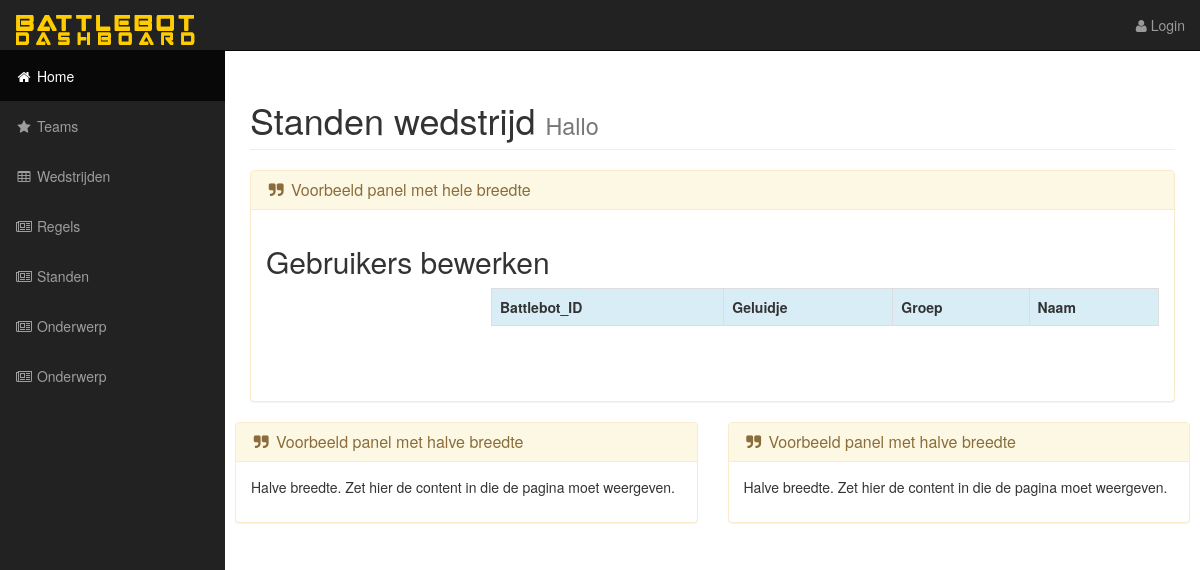
Page /standen.php on the earlier database version.
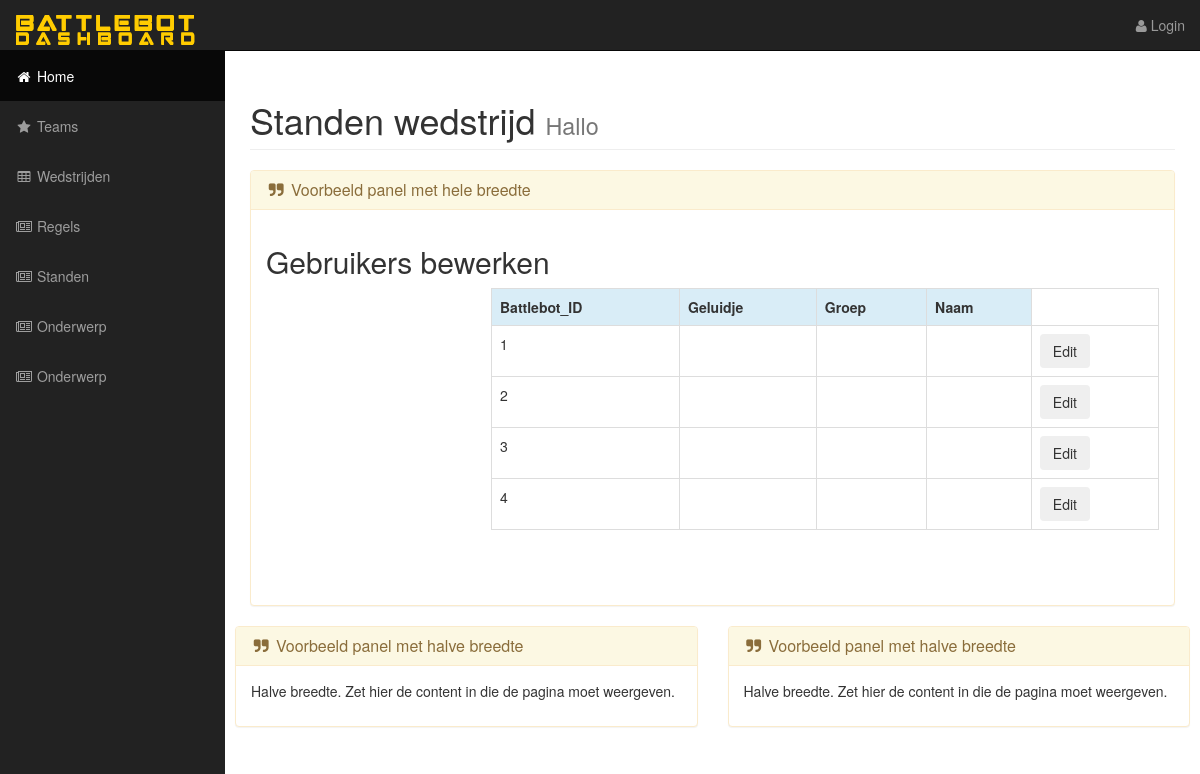
Same page on the later database version.
### tables this page shows
CREATE TABLE IF NOT EXISTS `Battlebot` (
  `Battlebot_ID` INT NOT NULL AUTO_INCREMENT,
  `Botgeluidje` VARCHAR(350) NULL,
  `Botnaam` VARCHAR(30) NOT NULL,
  `Totaalpunten` INT NULL,
  `Afbeeldingpath` VARCHAR(500) NULL,
  PRIMARY KEY (`Battlebot_ID`),
  UNIQUE INDEX `Groepnaam_UNIQUE` (`Botnaam` ASC));

### standen.php (the view, shortened to what this page needs)
<!DOCTYPE html>
<html lang="en">
<head>
    <?php
    include 'include/head.php';
    ?>
</head>
<body>
<?php
include 'include/navigation.php';
?>
<div id="wrapper">
    <div id="page-wrapper">
        <div class="container-fluid">
            <div class="row">
                <div class="col-lg-12">
                    <h1 class="page-header">
                        Standen wedstrijd
                        <small>Hallo</small>
                    </h1>
                </div>
            </div>
            <div class="row">
                <div class="col-lg-12">
                    <div class="panel panel-warning">
                        <div class="panel-heading">
                            <h3 class="panel-title"><i class="fa fa-quote-right fa-fw"></i> Voorbeeld panel met hele breedte</h3>
                        </div>
                        <div class="panel-body">
                            <p> <h2>Gebruikers bewerken</h2></p>
                            <div id="wrapper">
                                <div id='content'>
                                    <?php
                                    $DBname = "battlebot";
                                    $DBtable = "battlebot";
                                    mysqli_select_db($connection,$DBname);
                                    $DBcommand = "SELECT * FROM $DBtable";
                                    $DBresult = mysqli_query($connection,$DBcommand);
                                    $TH = array("Battlebot_ID","Geluidje","Groep","Naam");
                                    $X = 0;
                                    $count = count($TH);
                                    echo "<table class='table table-hover table-striped table-bordered'>";
                                    echo "<tr class='info'>";
                                    while($X < $count ){
                                        echo "<th>".$TH[$X]."</th>";
                                        $X++;
                                    }
                                    echo "</tr>";
                                    while($row = mysqli_fetch_assoc($DBresult)){
                                        echo "<tr>";
                                        echo "<td>".$row["Battlebot_ID"]."</td>";
                                        echo "<td>".$row["Geluidje"]."</td>";
                                        echo "<td>".$row["Groep"]."</td>";
                                        echo "<td>".$row["Naam"]."</td>";
                                        echo "<td><form action='standen.php?CID=".$row['Battlebot_ID']."' method='POST'><input type='submit' class='btn' value='Edit'>";
                                        echo "<tr>";
                                    }
                                    echo "</table>";
                                    echo "<br><br>";
                                    ?>
                                </div>
                            </div>
                    </div>
                </div>
            </div>
            <div class="row">
                <div class="col-lg-6">
                    <div class="panel panel-warning">
                        <div class="panel-heading">
                            <h3 class="panel-title"><i class="fa fa-quote-right fa-fw"></i> Voorbeeld panel met halve breedte</h3>
                        </div>
                        <div class="panel-body">
                            <p>Halve breedte. Zet hier de content in die de pagina moet weergeven.</p>
                        </div>
                    </div>
                </div>
                <div class="col-lg-6">
                    <div class="panel panel-warning">
                        <div class="panel-heading">
                            <h3 class="panel-title"><i class="fa fa-quote-right fa-fw"></i> Voorbeeld panel met halve breedte</h3>
                        </div>
                        <div class="panel-body">
                            <p>Halve breedte. Zet hier de content in die de pagina moet weergeven.</p>
                        </div>
                    </div>
                </div>
            </div>
        </div>
    </div>
</div>
</body>
</html>

### include/head.php (shortened to what this page needs)
<link href="css/bootstrap.min.css" rel="stylesheet">
<link href="css/sb-admin.css" rel="stylesheet">
<link href="css/plugins/morris.css" rel="stylesheet">
<link href="font-awesome/css/font-awesome.min.css" rel="stylesheet" type="text/css">
<link href="css/style.css" rel="stylesheet">
<link href="css/controller.css" rel="stylesheet">

### include/navigation.php (shortened to what this page needs)
<nav class="navbar navbar-inverse navbar-fixed-top" role="navigation">
    <div class="navbar-header">
        <a class="navbar-brand" href="index.php"><img src="images/logobattlebot2.png" class="img-responsive" alt="logo"></a>
    </div>
    <ul class="nav navbar-right top-nav">
        <li class="dropdown">
            <a href="login.php"><i class="fa fa-user"></i> Login</a>
        </li>
    </ul>
    <div class="collapse navbar-collapse navbar-ex1-collapse">
        <ul class="nav navbar-nav side-nav">
            <li class="active">
                <a href="index.php"><i class="fa fa-fw fa-home"></i> Home</a>
            </li>
            <li>
                <a href="teams.php"><i class="fa fa-fw fa-star"></i> Teams</a>
            </li>
            <li>
                <a href="wedstrijden.php"><i class="fa fa-fw fa-table"></i> Wedstrijden</a>
            </li>
            <li>
                <a href="regels.php"><i class="fa fa-fw fa-newspaper-o"></i> Regels</a>
            </li>
            <li>
                <a href="standen.php"><i class="fa fa-fw fa-newspaper-o"></i> Standen</a>
            </li>
            <li>
                <a href="tables.html"><i class="fa fa-fw fa-newspaper-o"></i> Onderwerp</a>
            </li>
            <li>
                <a href="tables.html"><i class="fa fa-fw fa-newspaper-o"></i> Onderwerp</a>
            </li>
        </ul>
    </div>
</nav>

### css/sb-admin.css (style rules this page uses)
body { margin-top: 100px; background-color: #whitesmoke; }
@media (min-width:768px) { body { margin-top: 50px; } }
#wrapper { padding-left: 0; }
#page-wrapper { width: 100%; padding: 0; background-color: #whitesmoke; }
@media (min-width:768px) { #wrapper { padding-left: 225px; } }
@media (min-width:768px) { #page-wrapper { padding: 10px; } }
.top-nav { padding: 0 15px; }
.top-nav>li { display: inline-block; float: left; }
.top-nav>li>a { padding-top: 15px; padding-bottom: 15px; line-height: 20px; color: #999; }
@media (min-width:768px) { .side-nav { position: fixed; top: 51px; left: 225px; width: 225px; margin-left: -225px; border: none; border-radius: 0; overflow-y: auto; background-color: #222; bottom: 0; overflow-x: hidden; padding-bottom: 40px; } }
@media (min-width:768px) { .side-nav>li>a { width: 225px; } }

Differences in the rows shown:
added battlebot: Battlebot_ID "1"
added battlebot: Battlebot_ID "2"
added battlebot: Battlebot_ID "3"
added battlebot: Battlebot_ID "4"
